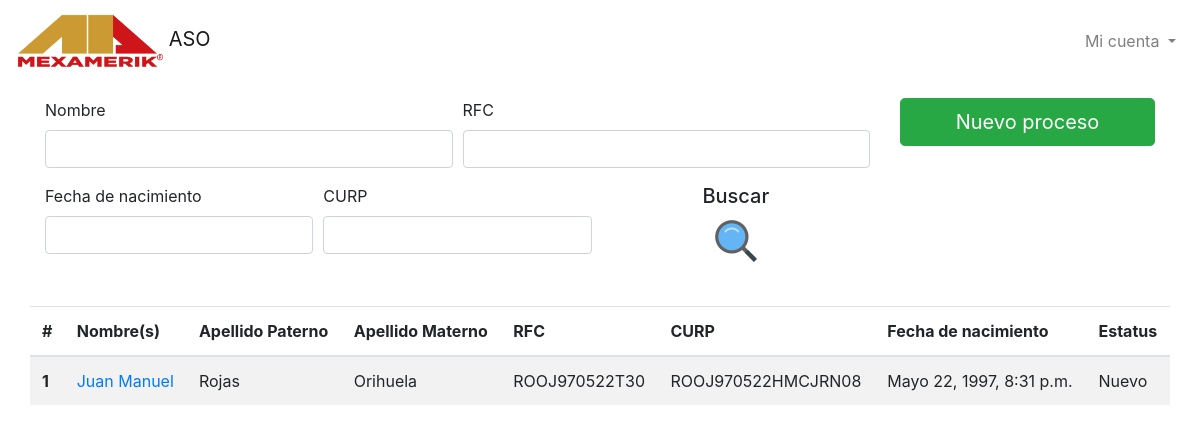
The app's page /operators/matriz (signed in) with its own data.
### process/models.py (models this page shows, shortened)
class General_information(models.Model):
    id_operator = models.ForeignKey(Operators, on_delete=models.CASCADE, verbose_name='Operador')
    id_state = models.ForeignKey(State, on_delete=models.CASCADE, verbose_name='Estado')
    id_town = models.ForeignKey(Town, on_delete=models.CASCADE, verbose_name='Municipio')
    id_marital_status = models.ForeignKey(Marital_status, on_delete=models.CASCADE, verbose_name='Estado civil')
    id_education_level = models.ForeignKey(Education_level, on_delete=models.CASCADE, verbose_name='Grado academico')
    id_status = models.ForeignKey(Status, on_delete=models.CASCADE, verbose_name='Status')
    class Meta:
        verbose_name = 'Información general'
        verbose_name_plural = 'Información general'

### operators/models.py (models this page shows, shortened)
class Operators(models.Model):
    first_name = models.CharField(max_length=80, verbose_name='Nombre')
    last_name_p = models.CharField(max_length=80, verbose_name='Apellido paterno')
    last_name_m = models.CharField(max_length=80, verbose_name='Apellido materno')
    b_day = models.DateTimeField(null=True, blank=True, verbose_name='Fecha de nacimiento')
    rfc = models.CharField(max_length=50, verbose_name='RFC')
    curp = models.CharField(max_length=50, verbose_name='CURP')
    created = models.DateTimeField(auto_now_add=True)
    updated = models.DateTimeField(auto_now=True)
    class Meta:
        verbose_name = 'Operador'
        verbose_name_plural = 'Operadores'

### catalogues/models.py (models this page shows)
class Status(models.Model):
    status = models.CharField(max_length=25, verbose_name='Status')
    class Meta:
        verbose_name = 'Status'
        verbose_name_plural = 'Status'
    def __str__(self):
        return self.status

### operators/views.py (the view)
# urls.py: path('matriz', views.matriz, name="matriz",)
def matriz(request):
    general_informations = General_information.objects.all()
    return render(request, "operators/matriz.html",{'general_informations':general_informations})

### operators/templates/operators/matriz.html (shortened to what this page needs)
{% extends 'operators/base.html' %}
{% load static %}
{% block content %}
    <div class="container mt-3">
        <div class="row mb-4">
            <div class="col-lg-9">
                <form>
                    <div class="form-row">
                        <div class="form-group col-md-6">
                          <label for="nombre">Nombre</label>
                          <input type="text" class="form-control" id="nombre">
                        </div>
                        <div class="form-group col-md-6">
                          <label for="rcf">RFC</label>
                          <input type="text" class="form-control" id="rfc">
                        </div>
                    </div>
                    <div class="form-row">
                        <div class="form-group col-md-4">
                          <label for="bday">Fecha de nacimiento</label>
                          <input type="text" class="form-control" id="bday">
                        </div>
                        <div class="form-group col-md-4">
                          <label for="curp">CURP</label>
                          <input type="text" class="form-control" id="curp">
                        </div>
                        <div class="form-group col-md-4 text-center">
                            <h5>Buscar</h5>
                            <a href="">
                                <img src="{% static 'operators/img/search.png' %}" alt="">
                            </a>
                        </div>
                    </div>
                </form>
            </div>
            <div class="col-lg-3">
                <form action="" method="POST">
                    <a class="btn btn-success btn-lg btn-block" href="{% url 'stepone' %}">Nuevo proceso</a>
                </form>
            </div>
        </div>
        <div class="row">
            <table class="table table-striped">
                <thead>
                  <tr>
                    <th scope="col">#</th>
                    <th scope="col">Nombre(s)</th>
                    <th scope="col">Apellido Paterno</th>
                    <th scope="col">Apellido Materno</th>
                    <th scope="col">RFC</th>
                    <th scope="col">CURP</th>
                    <th scope="col">Fecha de nacimiento</th>
                    <th scope="col">Estatus</th>
                  </tr>
                </thead>
                <tbody>
                  <tr>
                    {% for general_informations in general_informations %}
                      <th scope="row">{{general_informations.id_operator.id}}</th>
                      <td> <a href="">{{general_informations.id_operator.first_name}}</a> </td>
                      <td>{{general_informations.id_operator.last_name_p}}</td>
                      <td>{{general_informations.id_operator.last_name_m}}</td>
                      <td>{{general_informations.id_operator.rfc}}</td>
                      <td>{{general_informations.id_operator.curp}}</td>
                      <td>{{general_informations.id_operator.b_day}}</td>
                      <td>{{general_informations.id_status}}</td>
                    {% endfor %}
                  </tr>
                </tbody>
            </table>
        </div>
    </div>
{% endblock %}

### records on screen
General_information: id_operator.id "1", id_operator.first_name "Juan Manuel", id_operator.last_name_p "Rojas", id_operator.last_name_m "Orihuela", id_operator.rfc "ROOJ970522T30", id_operator.curp "ROOJ970522HMCJRN08", id_operator.b_day "Mayo 22, 1997, 8:31 p.m.", id_status "Nuevo"
